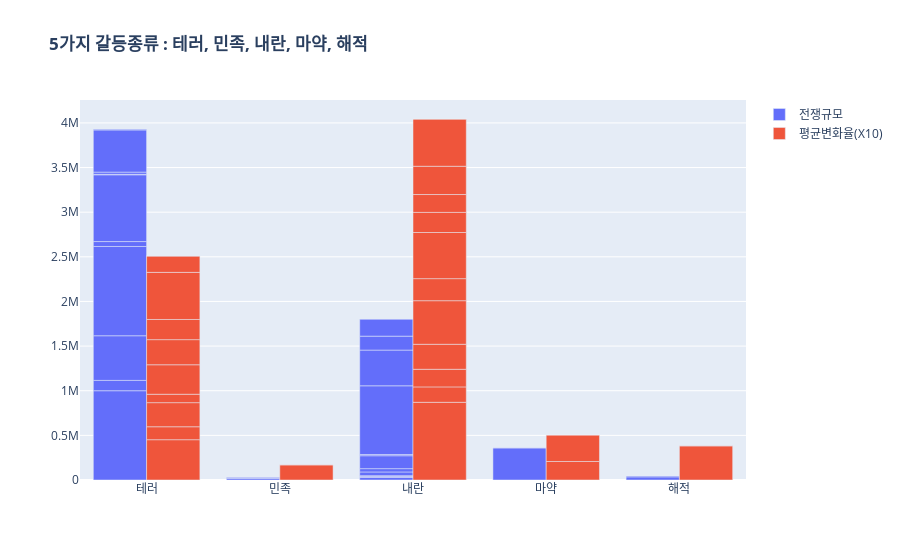

The notebook cell saved with this chart:
### Markdown cell above
## 전쟁 종류에 따라서 전쟁규모순위와  주식변동점수의 순위 또한 다르다.

### Code cell
fig = go.Figure()
fig.add_trace(go.Bar(y=ls_war_X2['War_volume'], x = ls_war_X2['War_kind'], name='전쟁규모'))
fig.add_trace(go.Bar(y=ls_war_X2['Abs_sum']*10, x = ls_war_X2['War_kind'], name='평균변화율(X10)'))
fig.update_layout(title='<b> 5가지 갈등종류 : 테러, 민족, 내란, 마약, 해적')
fig.show();

### Figure 1 — Plotly figure (JSON) as saved in the notebook; plotly's stock layout.template omitted (floating-point values rounded to 4 significant figures)
{"data": [{"name": "전쟁규모", "type": "bar", "x": ["테러", "테러", "테러", "테러", "민족", "내란", "내란", "테러", "테러", "내란", "마약", "해적", "테러", "내란", "내란", "해적", "마약", "내란", "내란", "내란", "테러", "내란", "내란", "테러", "내란", "테러", "내란", "민족"], "y": [1000000, 115800, 500000, 1000000, 17000, 32000, 3650, 55000, 748000, 10500, 360000, 35250, 5325, 2500, 41600, 10000, 1500, 37000, 144600, 13500, 24764, 770000, 400000, 472260, 156000, 7500, 188900, 10000]}, {"name": "평균변화율(X10)", "type": "bar", "x": ["테러", "테러", "테러", "테러", "민족", "내란", "내란", "테러", "테러", "내란", "마약", "해적", "테러", "내란", "내란", "해적", "마약", "내란", "내란", "내란", "테러", "내란", "내란", "테러", "내란", "테러", "내란", "민족"], "y": [451390, 145160, 269920, 94180, 170260, 870290, 172720, 330240, 281360, 197320, 207380, 383220, 225920, 280040, 488180, 0, 294880, 246950, 516820, 225420, 527650, 200010, 316660, 183420, 529340, 0, 0, 0]}], "layout": {"title": {"text": "<b> 5가지 갈등종류 : 테러, 민족, 내란, 마약, 해적"}}}
